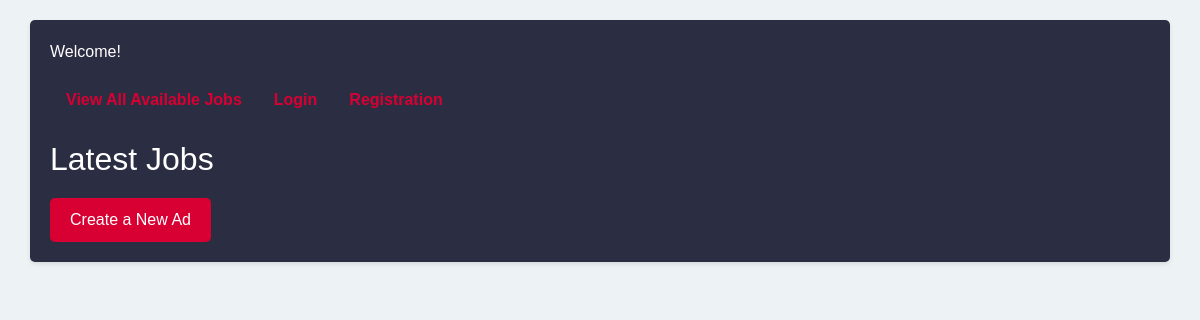
/, run on an earlier commit of the app's database.
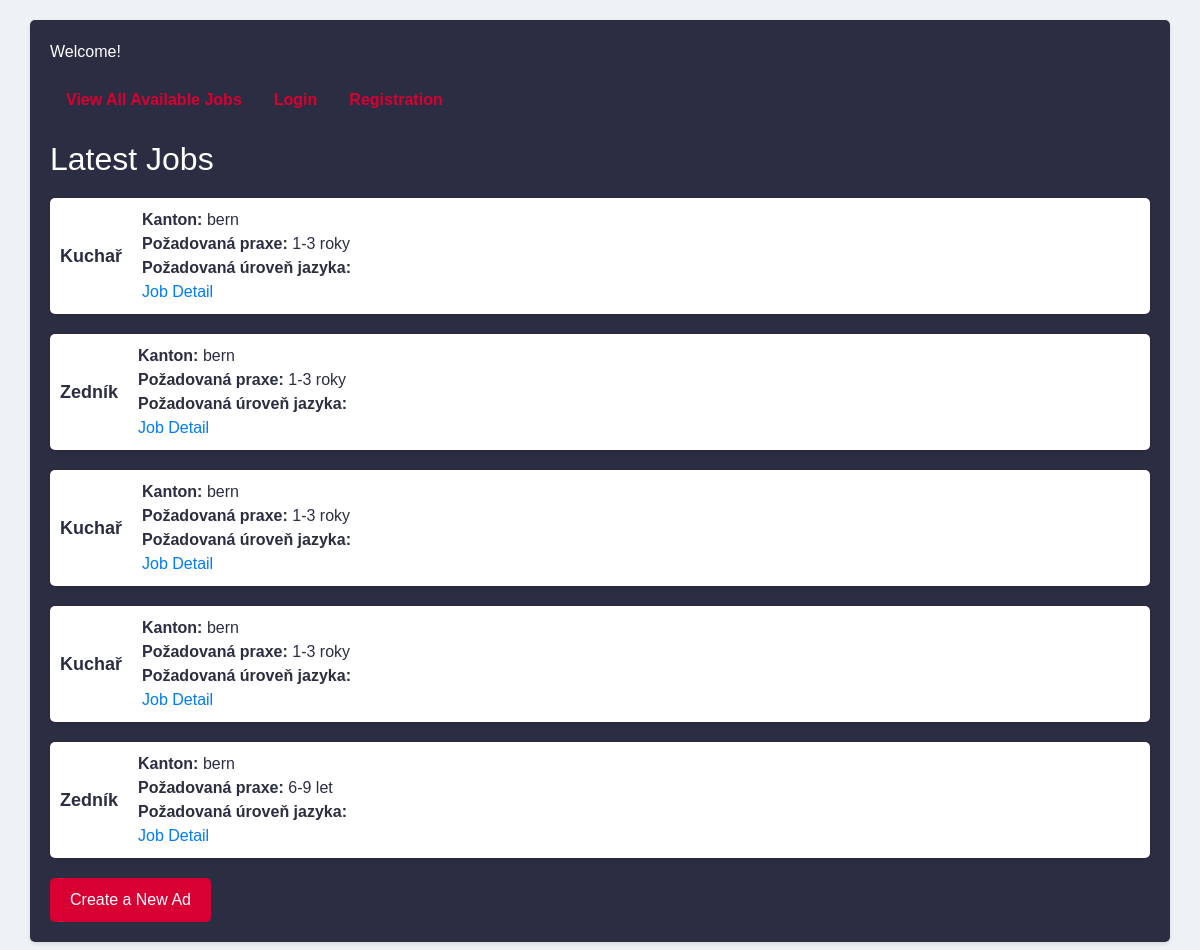
And on a later commit of the database.
### jobapp/models.py (models this page shows, shortened)
class PostJob(models.Model):
    EXPERIENCE_CHOICES = [
        ('1-3 roky', '1-3'),
        ('4-6 let', '4-6'),
        ('6-9 let', '6-9'),
        ('10 a více let', '10 a více'),
    ]
    ACCOMMODATION_CHOICES = [
        ('vlastní ubytování', 'vlastní'),
        ('zajištěné ubytování', 'zajištěné'),
    ]
    author = models.ForeignKey("users.User", on_delete=models.CASCADE, default='')
    created_at = models.DateTimeField(auto_now_add=True)
    positions = models.ForeignKey(Position, related_name="position", on_delete=models.CASCADE)
    driving_licence = models.ManyToManyField(DrivingLicence, blank=True)
    experience = models.CharField(max_length=100, choices=EXPERIENCE_CHOICES, default='1-3')
    place = models.ForeignKey(Place, related_name="postjobs", on_delete=models.CASCADE, null=True)
    language = models.ManyToManyField(Language, related_name="language")
    accommodation = models.CharField(max_length=30, choices=ACCOMMODATION_CHOICES, default='')
    info_position = models.TextField()
    salary = models.IntegerField(choices=[(i, i) for i in range(100)], default=30)
    diet = models.IntegerField(choices=[(i, i) for i in range(31)], default=0)

class Position(models.Model):
    name_position = models.CharField(max_length=100)
    class Meta:
        ordering = ['name_position']
    def __str__(self):
        return self.name_position

class Place(models.Model):
    name_place = models.CharField(max_length=100)
    shortname = models.CharField(max_length=3)
    class Meta:
        ordering = ['name_place']
    def __str__(self):
        return self.name_place

### jobapp/views.py (the view)
# urls.py: path("", HomepageView.as_view(), name="homepage"),
class HomepageView(TemplateView):
    template_name = "homepage.html"
    def get_context_data(self, **kwargs):
        context = super().get_context_data(**kwargs)
        context['jobs'] = PostJob.objects.all()
        return context

### templates/homepage.html (shortened to what this page needs)
<!DOCTYPE html>
<html lang="en">
<head>
    <link rel="stylesheet" href="https://stackpath.bootstrapcdn.com/bootstrap/4.5.2/css/bootstrap.min.css">
</head>
<body>
<div class="container">
    {% if user.is_authenticated %}
        <h2>Hello {{ user.username }}</h2>
    {% else %}
        <p>Welcome!</p>
    {% endif %}
    <ul class="nav">
        <li class=" nav-item">
            <a class="nav-link" href="{% url 'all-jobs' %}">View All Available Jobs</a>
        </li>
        {% if user.is_authenticated %}
            <li class="nav-item">
                <a class="nav-link" href="{% url 'logout' %}">Logout</a>
            </li>
            <li class="nav-item">
                <a class="nav-link" href="{% url 'profile' %}">Your profile</a>
            </li>
        {% else %}
            <li class="nav-item">
                <a class="nav-link" href="{% url 'login' %}">Login</a>
            </li>
            <li class="nav-item">
                <a class="nav-link" href="{% url 'registration' %}">Registration</a>
            </li>
        {% endif %}
    </ul>
    <h2 class="text-justify">Latest Jobs</h2>
    <ul class="job-list">
        {% for job in jobs %}
            <li>
                <div class="job-title">{{ job.positions }}</div>
                <div class="job-details">
                    <span class="job-label">Kanton:</span> {{ job.place }}<br>
                    <span class="job-label">Požadovaná praxe:</span> {{ job.experience }}<br>
                    <span class="job-label">Požadovaná úroveň jazyka:</span>
                    <br>
                    <a href="{% url 'job-detail' job.id %}">Job Detail</a>
                </div>
            </li>
        {% endfor %}
    </ul>
    <div class="text-justify">
        <a class="new-ad-link" href="{% url 'create' %}">Create a New Ad</a>
    </div>
</div>
</body>
</html>

What changed in the data, as far as the page shows it:
added PostJob: positions "Kuchař", place "bern", experience "1-3 roky"
added PostJob: positions "Zedník", place "bern", experience "1-3 roky"
added PostJob: positions "Kuchař", place "bern", experience "1-3 roky"
added PostJob: positions "Kuchař", place "bern", experience "1-3 roky"
added PostJob: positions "Zedník", place "bern", experience "6-9 let"
